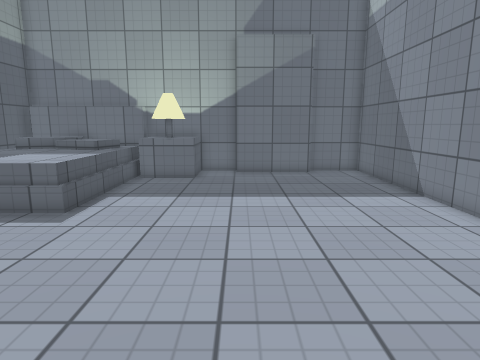
View 1 (above)

12 first-person views from a walk through a 3-D level made in the Unity game engine. The camera is 1.3 m above the floor, tilts 10° down and sees 75° across. The floor is counted in squares, 0.5 m on a side. Each view is taken from the middle of a square. On the plan, view 1 faces up. The plan holds only what a view shows up to about 20 squares ahead; the rest is blank. The place goes on beyond the plan. Surface patterns are stand-ins for the level's own textures.

View 2
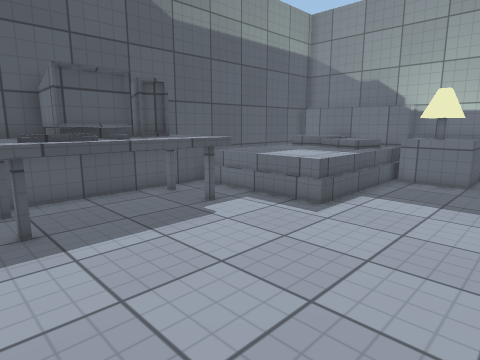

View 3
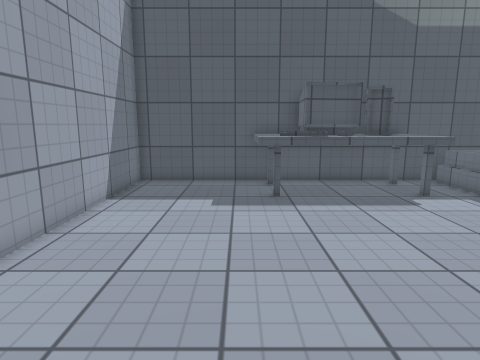

View 4
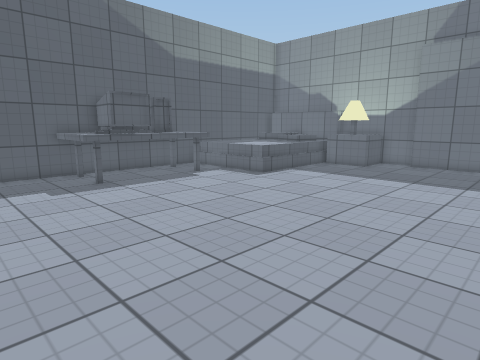

View 5
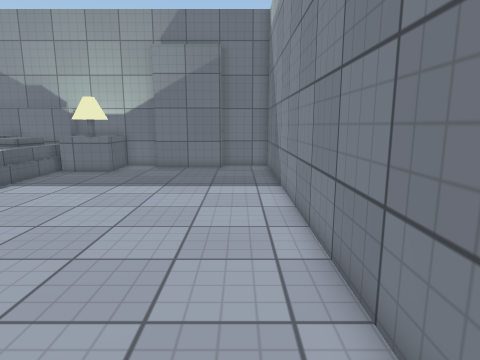

View 6
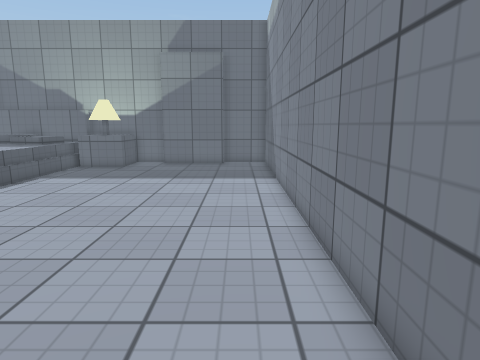

View 7
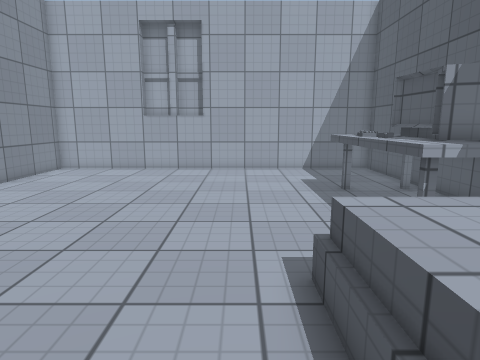

View 8
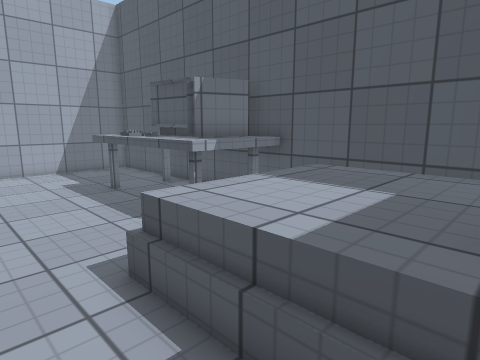

View 9
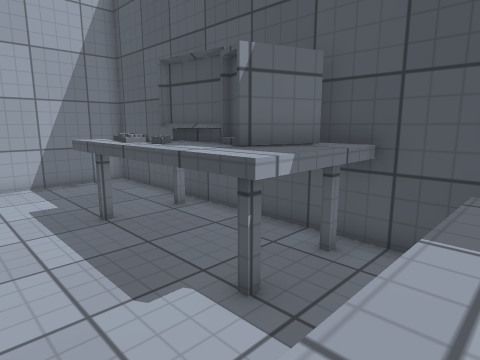

View 10
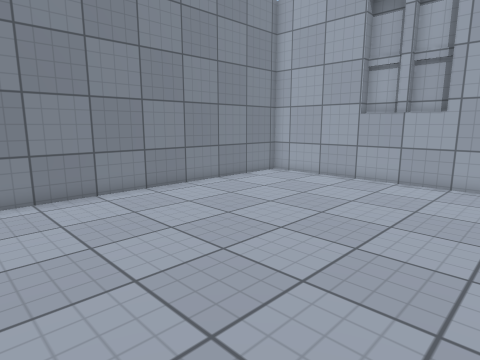

View 11
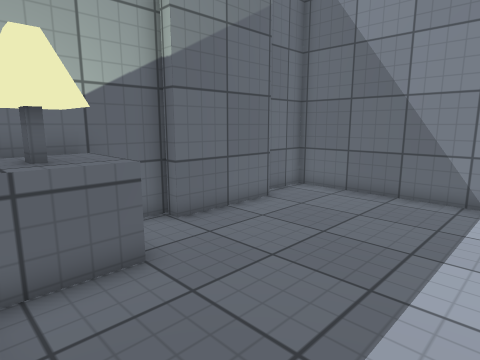

View 12
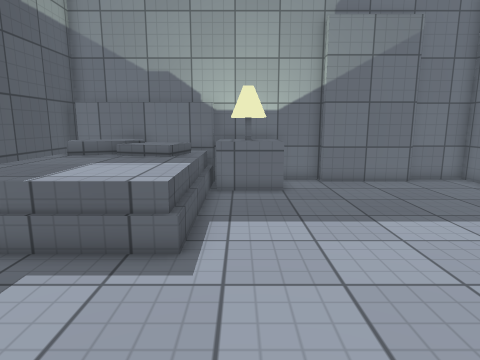

### Floor plan
Key: @ floor where view 1 was taken; # wall or solid block; . main floor; : floor 0.75 m higher than the main floor; + floor 1 m higher than the main floor; / step, stairs or slope; = window, fence, low wall or low ledge; E desk; C computer; K keyboard; O other object.
Columns run from 12 left of view 1 to 7 right of it. Each row starts with its distance up from view 1.
 18 #############   ####
 17 ##=====#O#=.#####..#
 16 # /+//:=O#=........#
 15 #/+/++/====........#
 14 #/:::///...........#
 13 #/:::::/...........#
 12 #/:::::/...........#
 11 #/:::::/...........#
 10 #/:::::/...........#
  9 #/....//...........#
  8 # .................#
  7 #EEEE..............#
  6 #CCCE..............#
  5 #CCCE..............#
  4 # CEE..............#
  3 #CCKK..............#
  2 #EEKK..............#
  1 #EEEE..............#
  0 #...........@......#
 -1 #..................#
 -2 #..................#
 -3 #..................#
 -4 #..................#
 -5 ####################

Where each view was taken, in squares from view 1:
view 1: 0 up, 0 right, facing up
view 2: 0 up, 0 right, facing up-left
view 3: 0 up, 3 right, facing left
view 4: 4 down, 6 right, facing up-left
view 5: 2 down, 5 right, facing up
view 6: 4 down, 5 right, facing up
view 7: 14 up, 4 left, facing down
view 8: 14 up, 3 left, facing down-left
view 9: 10 up, 5 left, facing down-left
view 10: 10 up, 5 left, facing down-right
view 11: 10 up, 5 left, facing up-right
view 12: 3 up, 4 left, facing up
